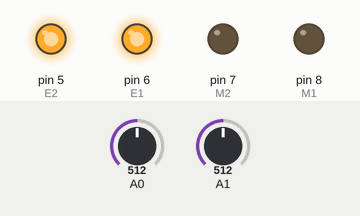
This sketch was run on a simulated Arduino Uno, built with avr-gcc and run on an emulated ATmega328P. Shown: output pins drawn as LEDs (lit = HIGH). The test bench sets the inputs (shaded band); at power-on: A0 = 512, A1 = 512.

Above: at 0.1 s.
Timing chart, 0 to 1.6 s (numbered marks = the images above):
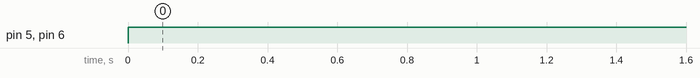

Measured:
- by itself, pin 5 (E2), pin 6 (E1): LOW → HIGH at 0.00 s

The sketch:

XbeeControl.ino
```cpp
/*To control the rover, Copy and paste the code below into the Arduino software*/
int E1 = 6; //M1 Speed Control
int E2 = 5; //M2 Speed Control
int M1 = 8; //M1 Direction Control
int M2 = 7; //M2 Direction Control

int rawsensorValueEsq = 0;  // variable to store the v
int rawsensorValueDir = 0;  // variable to store the v
int sensorcountesq0 = 0;
int sensorcountesq1 = 0;
int sensorcountdir0 = 0;
int sensorcountdir1 = 0;
int countesq = 0;
int countdir = 0;
int dist = 9;
long inicioVoltaesq;
long fimVoltaesq;
float periodoesq;
float velocidadeesq;
long inicioVoltadir;
long fimVoltadir;
float periododir;
float velocidadedir;

void setup(void)
{
  int i;
  for(i=5;i<=8;i++)
  pinMode(i, OUTPUT);
  Serial.begin(57600);
  inicioVoltaesq = millis();
  inicioVoltadir = millis();
}

void loop(void)
{
  forward (255,255);
  rawsensorValueEsq = analogRead(0);
  rawsensorValueDir = analogRead(1);
  if (rawsensorValueEsq < 600){  //Min value is 400 an
    sensorcountesq1 = 1;
  }
  else {
    sensorcountesq1 = 0;
  }
  if (sensorcountesq1 != sensorcountesq0){
    countesq ++;
  }
  sensorcountesq0 = sensorcountesq1;
  if (countesq==8){
    countesq = 0;
    fimVoltaesq = millis();
    periodoesq = (fimVoltaesq - inicioVoltaesq)/1000.;
    velocidadeesq = dist/periodoesq;
    if (velocidadeesq<3){
      velocidadeesq=0;
    }
    //Serial.print("Velocidade esquerda(cm/s)    ");
    //Serial.println(velocidadeesq);
    inicioVoltaesq = fimVoltaesq;
  }

  if (rawsensorValueDir < 600){  //Min value is 400 an
     sensorcountdir1 = 1;
  }
  else {
    sensorcountdir1 = 0;
  }
  if (sensorcountdir1 != sensorcountdir0){
    countdir ++;
  }
  sensorcountdir0 = sensorcountdir1;
  if (countdir==8){
    countdir = 0;
    fimVoltadir = millis();
    periododir = (fimVoltadir - inicioVoltadir)/1000.;
    velocidadedir = dist/periododir;
    if (velocidadedir<3){
      velocidadedir=0;
    }
    //Serial.print("Velocidade direita(cm/s)    ");
    Serial.println(rawsensorValueEsq);
    inicioVoltadir = fimVoltadir;
  }
}
void stop(void) //Stop
{
  digitalWrite(E1,LOW);
  digitalWrite(E2,LOW);

}
void forward(char a,char b)
{
  analogWrite (E1,a);
  digitalWrite(M1,LOW);
  analogWrite (E2,b);
  digitalWrite(M2,LOW);

}
void reverse (char a,char b)
{
  analogWrite (E1,a);
  digitalWrite(M1,HIGH);
  analogWrite (E2,b);
  digitalWrite(M2,HIGH);
}
void left (char a,char b)
{
  analogWrite (E1,a);
  digitalWrite(M1,HIGH);
  analogWrite (E2,b);
  digitalWrite(M2,LOW);
}
void right (char a,char b)
{
  analogWrite (E1,a);
  digitalWrite(M1,LOW);
  analogWrite (E2,b);
  digitalWrite(M2,HIGH);
}
```
